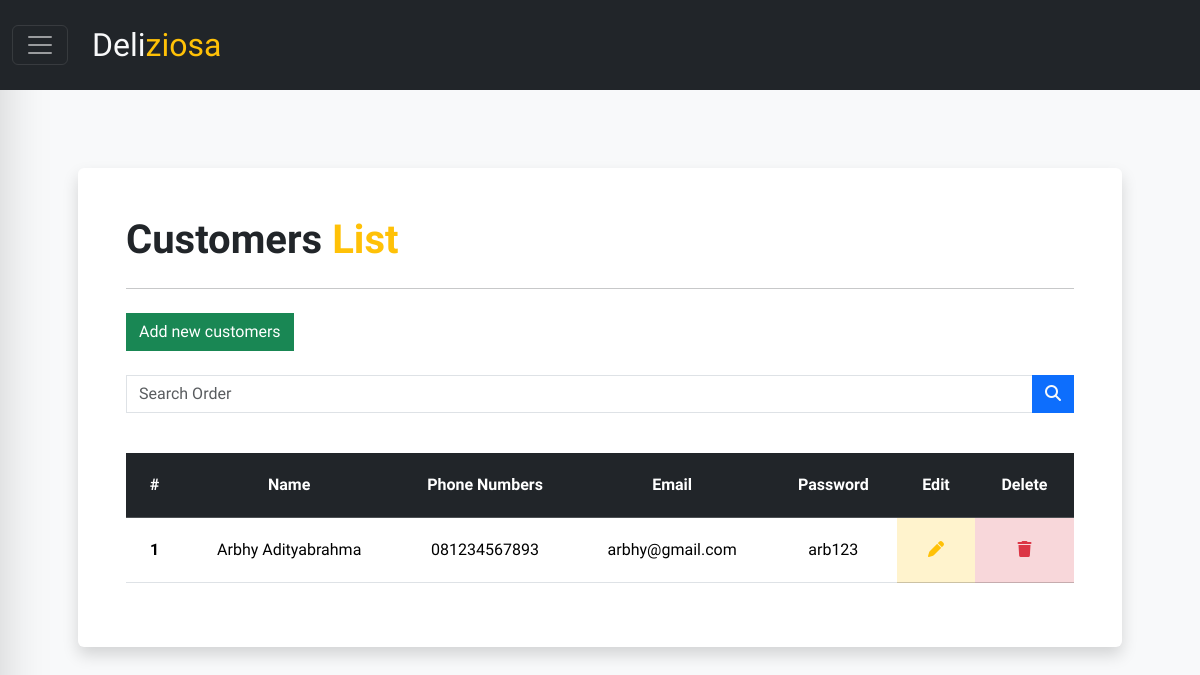
The app's page /public/customers/index (signed in), older data.
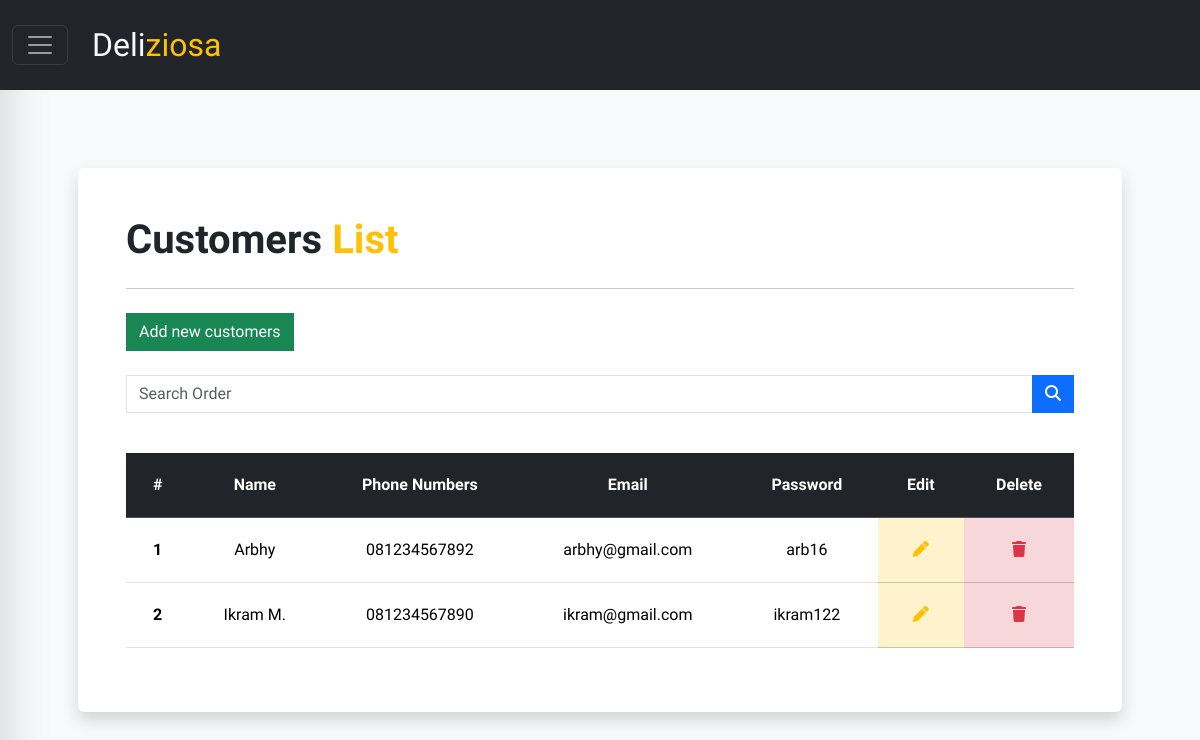
The same page, newer data.
### tables this page shows
CREATE TABLE `customers` (
  `id_customers` varchar(4) NOT NULL,
  `numbers_phone` varchar(12) NOT NULL,
  `email` varchar(89) NOT NULL,
  `name` varchar(45) NOT NULL,
  `password` varchar(20) NOT NULL DEFAULT 'user123'
);

### app/core/Controller.php (called while the page is built, shortened)
<?php
class Controller {
    public function view($view, $data = []) {
        require_once "../app/views/".$view.".php";
    }
    public function model($model) {
        return new $model;
    }
}

### app/core/App.php (called while the page is built, shortened)
<?php
class App {
    protected $method = 'index';
    protected $params = [];
    public function __construct() {
        $url = $this->parseURL();
        if(!empty($url) && file_exists('../app/controllers/'.$url[0].'.php')) {
            unset($url[0]);
        }
        $this->controller = new $this->controller;
        if(isset($url[1])) {
            if(method_exists($this->controller, $url[1])) {
                $this->method = $url[1];
            }
        }
        call_user_func_array([$this->controller, $this->method], $this->params);
    }
    public function parseURL() {
        if(isset($_GET['url'])) {
            $url = rtrim($_GET['url'], '/');
            $url = filter_var($url, FILTER_SANITIZE_URL);
            $url = explode('/', $url);
            return $url;
        }
    }
}

### public/index.php (called while the page is built, shortened)
<?php
$app = new App;

### app/core/Database.php (called while the page is built, shortened)
<?php
class Database {
    private $host = DB_HOST;
    private $user = DB_USER;
    private $pass = DB_PASS;
    private $db_name = DB_NAME;
    public function __construct() {
        $dsn = 'mysql:host='.$this->host.';dbname='.$this->db_name;
        $option = [
            PDO::ATTR_PERSISTENT => true,
            PDO::ATTR_ERRMODE => PDO::ERRMODE_EXCEPTION
        ];
        try {
            $this->dbh = new PDO($dsn, $this->user, $this->pass, $option);
        } catch (PDOExepction $e) {
             die($e->getMessage());
        }
    }
    public function query($query) {
        $this->stmt = $this->dbh->prepare($query);
    }
    public function execute() {
        $this->stmt->execute();
    }
    public function resultSet() {
        $this->execute();
        return $this->stmt->fetchAll(PDO::FETCH_ASSOC);
    }
}

### app/models/Customers_model.php (called while the page is built, shortened)
<?php
class Customers_model {
    private $db;
    public function __construct() {
        $this->db = new Database;
    }
    public function getAllCustomers($id = '') {
        if (!empty($id)) {
            $query = 'SELECT * FROM customers ORDER BY CASE WHEN id_customers = :id_customers THEN 0 ELSE 1 END, id_customers';
            $this->db->query($query);
            $this->db->bind(':id_customers', $id);
        } else {
            $this->db->query('SELECT * FROM customers');
        }
        return $this->db->resultSet();
    }
}

### app/views/customers/index.php (the view, shortened to what this page needs)
<main class="container p-5">
      <section
        class="bg-white shadow order-data rounded p-5 w-100 overflow-x-scroll"
      >
        <div class="d-flex justify-content-between">
          <h1 class="fs-1 fw-semibold">Customers <span class="text-warning">List</span></h1>
        </div>
        <hr />
        <a href="<?= BASEURL; ?>customers/form" class="btn btn-green mt-2 rounded-0 border border-success">
          Add new customers
        </a>
        <form action="<?= BASEURL; ?>customers/search" method="post" class="mt-4">
          <div class="input-group mb-3 z-0">
            <input
              type="text"
              class="form-control rounded-0 z-0"
              placeholder="Search Order"
              aria-label="Search Order"
              aria-describedby="button-search"
              name="keyword"
            />
            <button
              class="btn btn-primary rounded-0"
              type="submit"
              id="button-search"
            >
              <i class="fa-solid fa-magnifying-glass text-light"></i>
            </button>
          </div>
        </form>
        <table class="table table-hover mt-4">
          <thead class="table-dark">
            <tr>
              <th scope="col">#</th>
              <th scope="col">Name</th>
              <th scope="col">Phone Numbers</th>
              <th scope="col">Email</th>
              <th scope="col">Password</th>
              <th scope="col">Edit</th>
              <th scope="col">Delete</th>
            </tr>
          </thead>
          <tbody>
            <?php
            $i = 1;
            foreach($data['customers'] as $customers) :?>
            <tr>
              <th scope="row"><?=$i++;?></th>
              <td><?=$customers['name'];?></td>
              <td><?=$customers['numbers_phone'];?></td>
              <td><?=$customers['email'];?></td>
              <td><?=$customers['password'];?></td>
              <td class="table-warning">
                <a href="<?= BASEURL; ?>customers/form/<?=$customers['id_customers'];?>" class="text-decoration-none"
                  ><i class="text-warning fa-solid fa-pen"></i
                ></a>
              </td>
              <td class="table-danger">
                <a href="<?= BASEURL; ?>customers/delete/<?=$customers['id_customers'];?>" class="text-decoration-none"
                  ><i class="text-danger fa-solid fa-trash"></i
                ></a>
              </td>
            </tr>
            <?php endforeach; ?>
          </tbody>
        </table>
      </section>
</main>

Row changes from the older to the newer data that the page shows:
changed customers "arbhy@gmail.com": name "Arbhy Adityabrahma" → "Arbhy"; numbers_phone "081234567893" → "081234567892"; password "arb123" → "arb16"
added customers: name "Ikram M.", numbers_phone "081234567890", email "ikram@gmail.com", password "ikram122"
